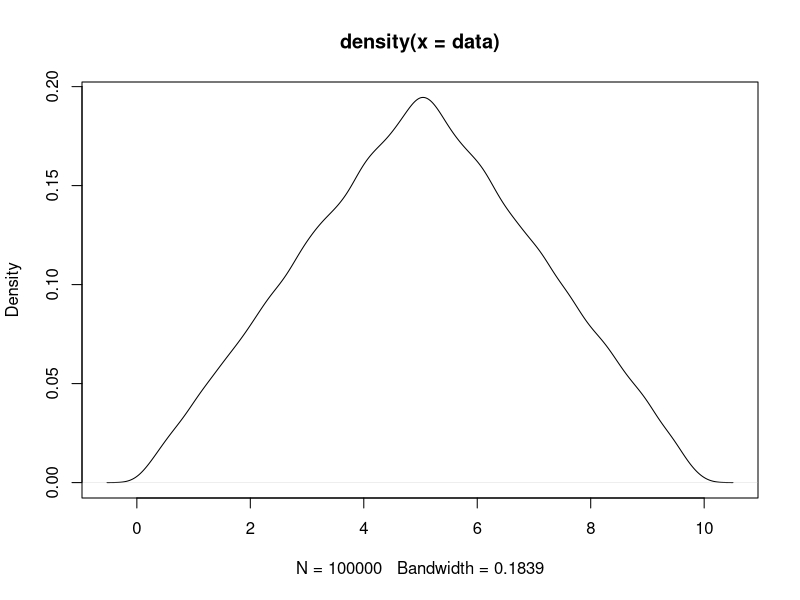

This figure's R source:
#Create a simulation that roughly displays the pdf of X1+X2 where X1 and X2 are a random sample of size
#2 from unif(0,theta) where we let theta = 5. The shape you get should match the algebraic formula you
#got for the pdf from question 5. Also, empirically check if your value of c gives a Type I error rate
#of 0.08, as demanded by the question.

data = replicate(100000, runif(1,0,5)+runif(1,0,5))
count = sum(data<2)
alpha = count/length(data)
plot(density(data))

#Write a simulation for a random sample of size n drawn from unif(0, theta). H0: theta =3 vs.
#H1: theta >3 using the crit region Xmax > c. If the test has alpha = 0.05 and beta = 0.12681
#when theta = 4, find the values of c and n that make this happen.
count = 0
trials = 100000
for(i in 1:trials){
  r.data = runif(7,0,4)
  if(max(r.data)>2.978){
    count = count +1
  }
}
power = count/trials
beta = 1-power
beta